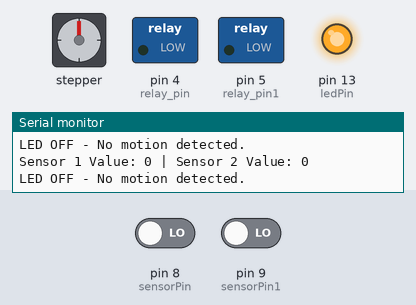
This sketch was run on a simulated Arduino Uno, built with avr-gcc and run on an emulated ATmega328P. Parts: stepper motor, switched loads named in the sketch (green lamp = pin HIGH), output pins drawn as LEDs (lit = HIGH), the last lines printed to the serial monitor. Wiring (inferred from the names in the program): stepper motor driver (200 steps per turn assumed): step pin 3; direction pin 2. The inputs (shaded band) are chosen by the test bench; at power-on: pin 8 (sensorPin) LOW, pin 9 (sensorPin1) LOW. Pins used as bus, display or sensor lines are not drawn.

Above: at 1.4 s.
1.5 s: pin 8 (sensorPin) driven HIGH
At 1.8 s:
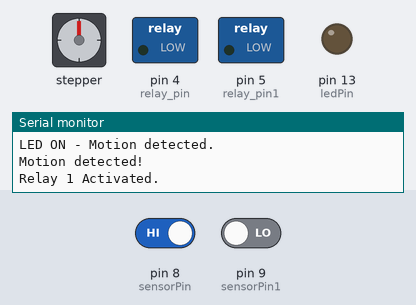
At 3.9 s:
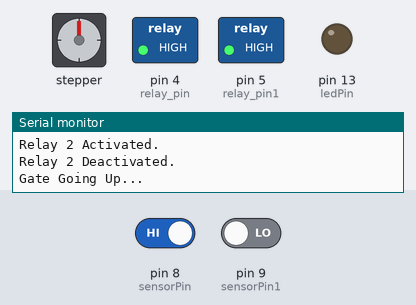
Timing chart, 0 to 25.3 s (numbered marks = the images above; inputs shaded):
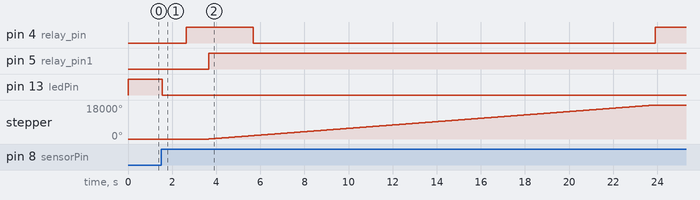

Measured:
- after the input at 1.5 s, pin 4 (relay_pin): LOW → HIGH after 1.1 s, → LOW 3.0 s later, → HIGH 18.2 s later; pin 5 (relay_pin1): LOW → HIGH after 2.2 s; pin 13 (ledPin): HIGH → LOW after 0.05 s; stepper: turns 18000° clockwise in 20.2 s, starting after 2.2 s

The sketch:

Smart_Scarecrow.ino
```cpp
int ledPin = 13;
int sensorPin = 8;
int sensorPin1 = 9; // Pin for the second sensor
int sensorState = LOW; // Tracks the motion state
int sensorValue = 0; // Stores the state of sensor 1
int sensorValue1 = 0; // Stores the state of sensor 2
int stepPin = 3;
int directionPin = 2;

#define relay_pin 4
#define relay_pin1 5

void setup() {
  pinMode(ledPin, OUTPUT); // LED output
  pinMode(sensorPin, INPUT); // Sensor 1 input
  pinMode(sensorPin1, INPUT); // Sensor 2 input
  pinMode(relay_pin, OUTPUT); // Relay 1 output
  pinMode(relay_pin1, OUTPUT); // Relay 2 output
  pinMode(stepPin, OUTPUT); // Stepper motor step pin
  pinMode(directionPin, OUTPUT); // Stepper motor direction pin

  // Initialize serial communication
  Serial.begin(9600);
  Serial.println("System initialized.");
}

void activateRelay(int relayPin, const char* relayName) {
  digitalWrite(relayPin, LOW);
  Serial.print(relayName);
  Serial.println(" Activated.");
  delay(1000);

  digitalWrite(relayPin, HIGH);
  Serial.print(relayName);
  Serial.println(" Deactivated.");
}

void loop() {
  // Read sensor values
  sensorValue = digitalRead(sensorPin);
  sensorValue1 = digitalRead(sensorPin1);

  // Debugging: Print sensor states
  Serial.print("Sensor 1 Value: ");
  Serial.print(sensorValue);
  Serial.print(" | Sensor 2 Value: ");
  Serial.println(sensorValue1);

  if (sensorValue == HIGH || sensorValue1 == HIGH) {
    digitalWrite(ledPin, LOW); // Turn on LED
    Serial.println("LED ON - Motion detected.");
    delay(100);

    if (sensorState == LOW) {
      Serial.println("Motion detected!");

      // Activate both relays sequentially
      activateRelay(relay_pin, "Relay 1");
      activateRelay(relay_pin1, "Relay 2");

      // Move stepper motor upwards
      Serial.println("Gate Going Up...");
      digitalWrite(directionPin, HIGH); // Set direction to UP
      for (int stepCount = 1; stepCount <= 10000; stepCount++) {
        digitalWrite(stepPin, HIGH);
        delayMicroseconds(1000);
        digitalWrite(stepPin, LOW);
        delayMicroseconds(1000);

        // Debugging: Print step count every 1000 steps
        if (stepCount % 1000 == 0) {
          Serial.print("Stepper progress: ");
          Serial.println(stepCount);
          digitalWrite(4, LOW);
          // digitalWrite(4, HIGH);
        }
      }

      sensorState = HIGH; // Update motion state
      digitalWrite(4, HIGH);
    }
  } else {
    digitalWrite(ledPin, HIGH); // Turn off LED
    Serial.println("LED OFF - No motion detected.");
    delay(200);

    if (sensorState == HIGH) {
      Serial.println("Motion stopped!");
      sensorState = LOW; // Reset motion state
    }
  }

  // Add a small delay to prevent flooding the serial monitor
  delay(100);
}
```
